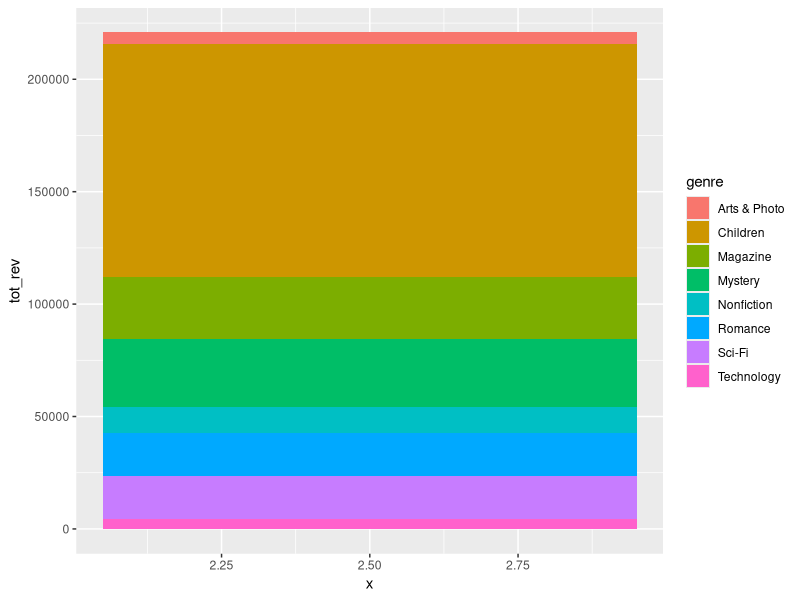
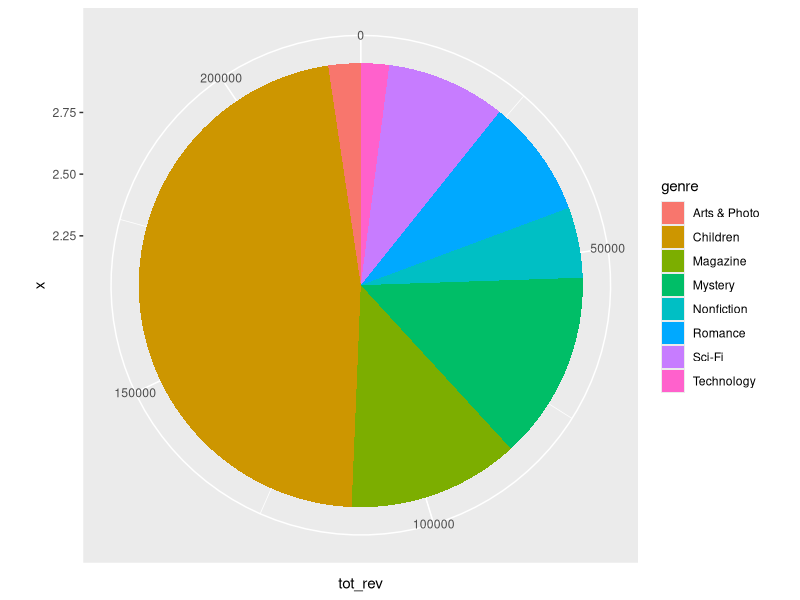
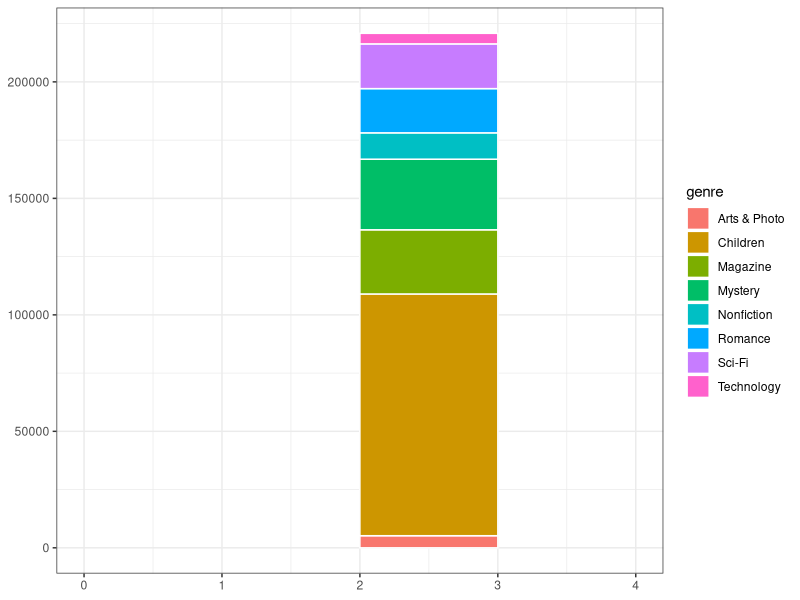
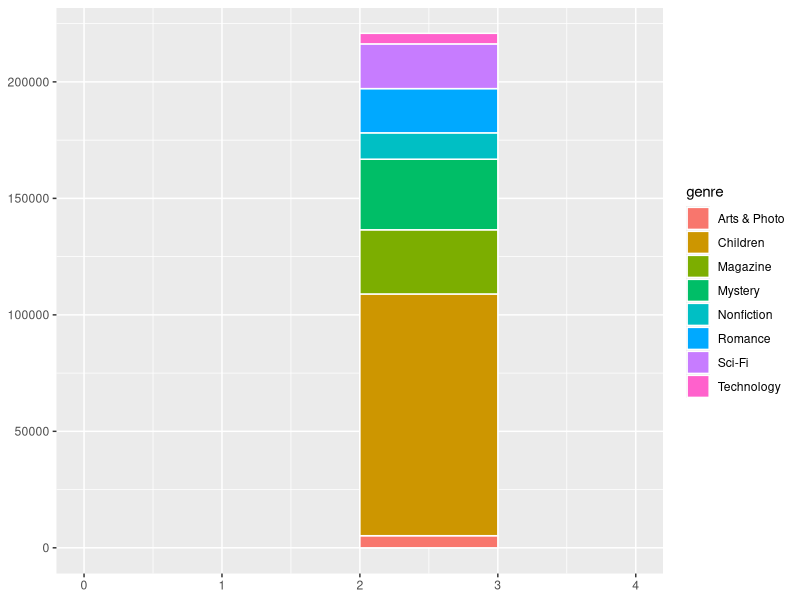
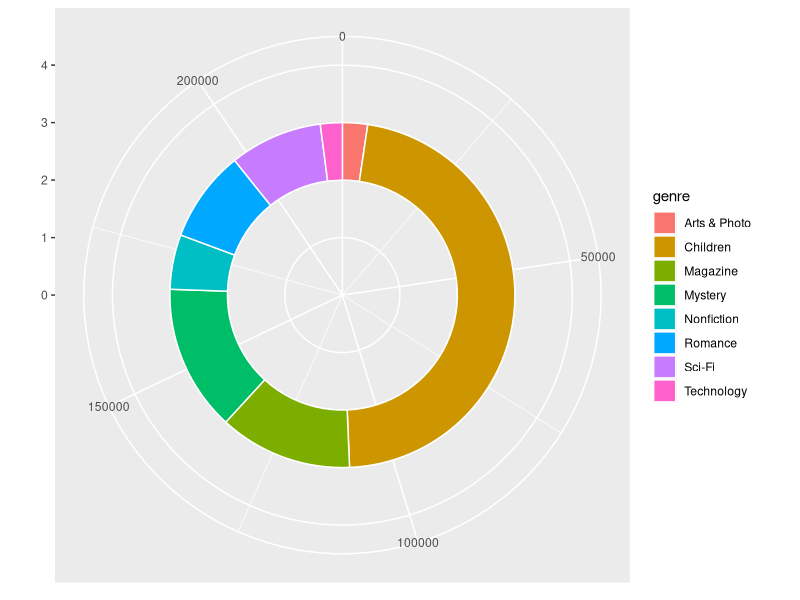
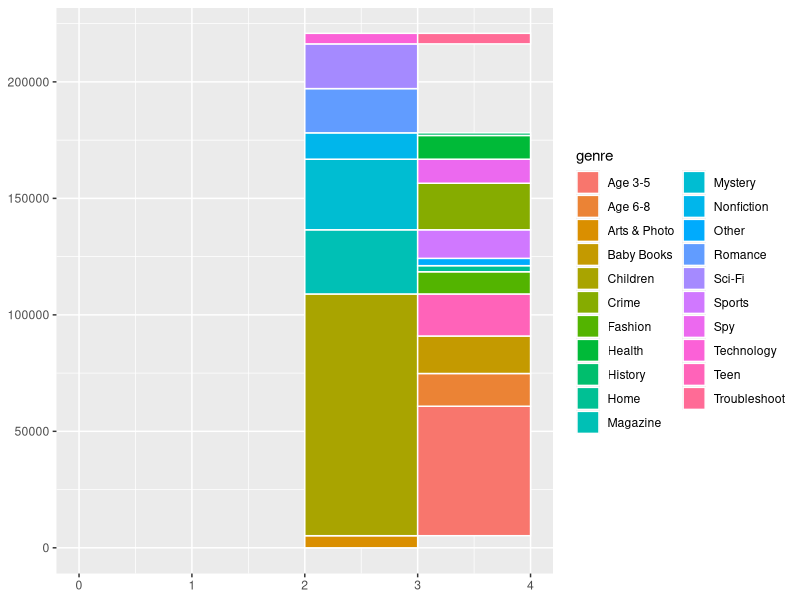
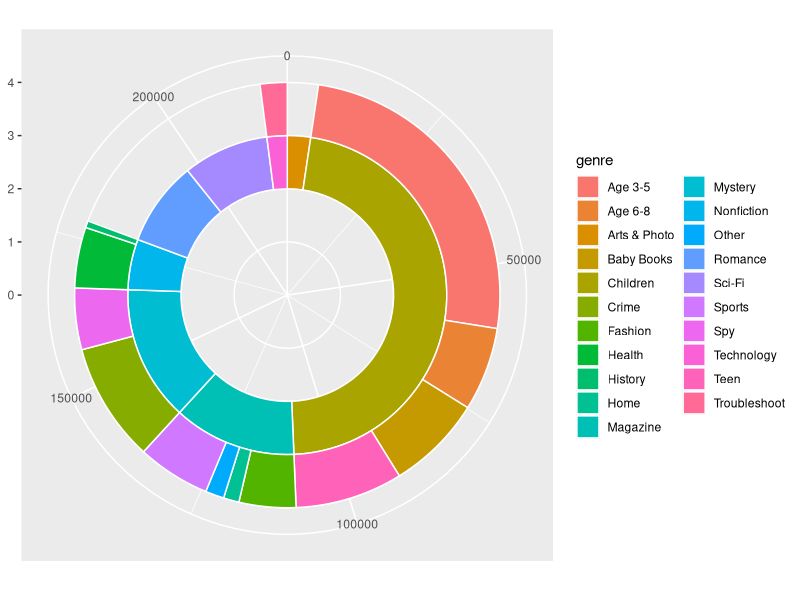
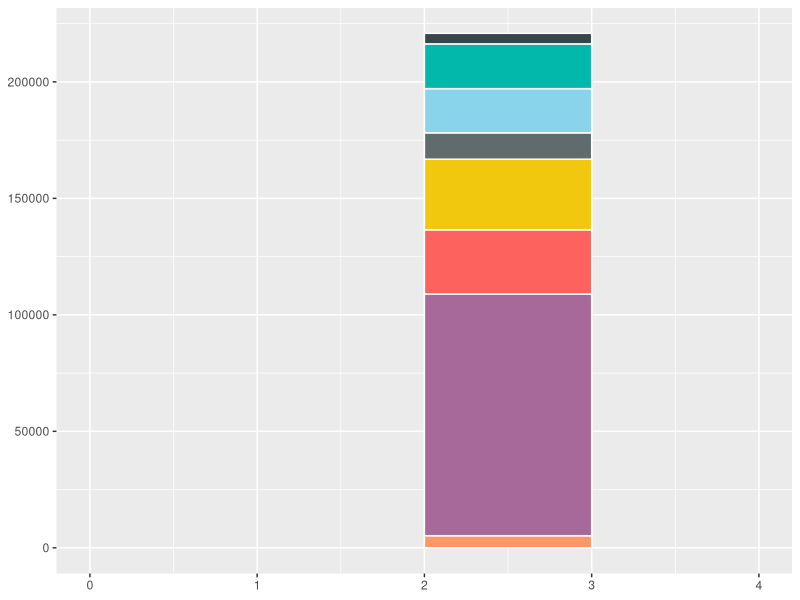

Generate these figures, in order, with R:
library(tidyverse)
library(RColorBrewer)
library(scales)
library(colorspace)

# http://www.sdinnovation.com.au/blog/create-sunburst-diagram-in-r-with-ggplot-and-dplyr
# https://plotly.com/r/sunburst-charts/
# https://www.data-imaginist.com/2017/ggraph-introduction-layouts/
# https://towardsdatascience.com/visualize-nested-data-with-sunburst-plots-in-r-a65710388379
# https://www.pipinghotdata.com/posts/2021-06-01-custom-interactive-sunbursts-with-ggplot-in-r/
# https://ggplot2.tidyverse.org/reference/coord_polar.html

df <- structure(
        list( genre = c("Arts & Photo", "Children", "Children", "Children", "Children", "Children", "Children", "Technology", "Mystery", "Mystery", "Mystery", "Mystery", "Nonfiction", "Nonfiction", "Nonfiction", "Magazine", "Magazine", "Magazine", "Magazine", "Magazine", "Magazine", "Romance", "Sci-Fi"), subgenre = c(NA, "Baby Books", "Age 3-5", "Age 3-5", "Age 3-5", "Age 6-8", "Teen", "Troubleshoot", "Crime", "Crime", "Spy", "Spy", "Health", "Health", "History", "Fashion", "Fashion", "Home", "Other", "Sports", "Sports", NA, NA), revenue = c(5200, 16092, 24514, 17771, 13295, 14046, 18046, 4527, 11186, 8790, 6516, 3809, 3293, 6891, 1131, 7315, 2222, 2612, 3140, 8009, 4257, 18980, 19200)), .Names = c("genre", "subgenre", "revenue"), class = c("tbl_df", "tbl", "data.frame"), row.names = c(NA, -23L)
)
df %>% glimpse()

bardata <- df %>%
        group_by( genre ) %>%
        summarise( tot_rev = sum( revenue ) )
bardata
ggplot( bardata ) +
        geom_bar(
                aes( x = 2.5, y = tot_rev, fill = genre ),
                stat = "identity"
        )
ggplot( bardata ) +
        geom_bar(
                aes( x = 2.5, y = tot_rev, fill = genre ),
                stat = "identity"
        ) +
        coord_polar( theta = "y" )
rectdata <- df %>%
        group_by( genre ) %>%
        summarise( tot_rev = sum( revenue ) ) %>%
        ungroup() %>%
        mutate(
                ymax = cumsum( tot_rev ),
                ymin = lag( ymax, n = 1, default = 0 )
        )
rectdata
ggplot( rectdata ) +
        geom_rect(
                aes( xmin = 2, xmax = 3, ymin = ymin, ymax = ymax, fill = genre ),
                color = "white"
        ) +
        xlim( 0, 4 ) + theme_bw()
innerCircle <- ggplot( rectdata ) +
        geom_rect(
                aes( xmin = 2, xmax = 3, ymin = ymin, ymax = ymax, fill = genre ),
                color = "white"
        ) +
        xlim( 0, 4 )
innerCircle
innerCircle + coord_polar( theta = "y" )
outerCircleData <- df %>%
        group_by( genre, subgenre ) %>%
        summarise( tot = sum( revenue ) ) %>%
        left_join( rectdata %>% select( genre, tot_rev) ) %>%
        ungroup() %>%
        mutate(
                ymax = cumsum(tot),
                ymin = lag( ymax, n = 1, default = 0 )
        ) %>%
        filter( !is.na( subgenre ) )
outerCircleData
outerCircle <-
        geom_rect(
                data = outerCircleData,
                aes( xmin = 3, xmax = 4, ymin = ymin, ymax = ymax, fill = subgenre ),
                color = "white"
        )
outerCircle
innerCircle + outerCircle
innerCircle + outerCircle + coord_polar( theta = "y" )


pbi_pal <-
        c( "#FE9666", "#A66999", "#FD625E", "#F2C80F",
           "#5F6B6D", "#8AD4EB", "#01B8AA", "#374649" )

rectdata$color <- pbi_pal
rectdata

rectdata <- rectdata %>%
        mutate(
                colorL = coords(as(hex2RGB(color), "polarLUV"))[,1],
                colorC = coords(as(hex2RGB(color), "polarLUV"))[,2],
                colorH = coords(as(hex2RGB(color), "polarLUV"))[,3]
        )
rectdata

innerCircle <- ggplot( rectdata ) +
        geom_rect(
                aes( xmin = 2, xmax = 3, ymin = ymin, ymax = ymax ),
                color = "white",
                fill = rectdata$color
        ) +
        xlim( 0, 4 )
innerCircle
outerCircleData <- outerCircleData %>%
        left_join(
                rectdata %>% select( genre, colorL, colorC, colorH ),
                by = "genre"
        ) %>%
        mutate( outerColor = hex( polarLUV( colorL, colorC * 0.3, colorH ) ) )
outerCircleData
outerCircle <-
        geom_rect(
                data = outerCircleData,
                aes( xmin = 3, xmax = 4, ymin = ymin, ymax = ymax ),
                color = "white",
                fill = outerCircleData$outerColor
        )
outerCircle
allCircles <- innerCircle + outerCircle + coord_polar( theta = "y" )
allCircles

theme_blank <- theme_bw() +
        theme(
                panel.grid = element_blank(),
                axis.text = element_blank(),
                axis.ticks = element_blank(),
                panel.border = element_blank(),
                legend.title = element_blank(),
                plot.title = element_text( hjust = 0.5 )
        )

allCircles +
        theme_blank +
        labs( title = "Book Sales Summary" )


#///////////////


rectdata2 <- rectdata %>% mutate(genre = case_when(genre == "Technology" ~ "", TRUE ~ genre),
                                color_bin = genre,
                                color = case_when(color_bin == "" ~ "#ffffff", TRUE ~ color))
rectdata2

outerCircleData2 <- df %>%
        group_by( genre, subgenre ) %>%
        summarise( tot = sum( revenue ) ) %>%
        left_join( rectdata %>% select( genre, tot_rev) ) %>%
        ungroup() %>%
        mutate(
                ymax = cumsum(tot),
                ymin = lag( ymax, n = 1, default = 0 )
        ) %>%
        filter( !is.na( subgenre ) ) %>%
        filter(genre != "Technology") %>%
        left_join(
                rectdata2 %>% select( genre, colorL, colorC, colorH ),
                by = "genre"
        ) %>%
        mutate( outerColor = hex( polarLUV( colorL, colorC * 0.3, colorH ) ) )
outerCircleData2

outerCircleData %>% ggplot(data = .) + 
        geom_rect(
                # data = .,
                aes( xmin = 3, xmax = 4, ymin = ymin, ymax = ymax ),
                color = "white",
                fill = outerCircleData$outerColor
        )

outerCircleData2 %>% ggplot(data = .) + 
        geom_rect(
                # data = .,
                aes( xmin = 3, xmax = 4, ymin = ymin, ymax = ymax ),
                color = "white",
                fill = outerCircleData2$outerColor
        )

chart_data_color_list <- rectdata2 %>% count(color_bin, color) %>% pull(color)
names(chart_data_color_list) <- rectdata2 %>% count(color_bin, color) %>% pull(color_bin)
chart_data_color_list

rectdata2 %>% 
        mutate(label_x = ((3 - 2) / 2) + 2,
               label_y = ((ymax - ymin) / 2) + ymin) %>%
        ggplot(data = .) +
        geom_rect(
                aes( xmin = 2, xmax = 3, ymin = ymin, ymax = ymax, fill = color_bin),
                color = "white"
        ) +
        geom_text(mapping = aes(x = label_x, y = label_y, label = genre), size = 3) +
        scale_fill_manual(values = chart_data_color_list) +
        geom_rect(
                data = outerCircleData2,
                aes( xmin = 3, xmax = 4, ymin = ymin, ymax = ymax ),
                color = "white",
                fill = outerCircleData2$outerColor
        ) +
        xlim( 0, 4 ) +
        coord_polar( theta = "y" ) + theme_blank
